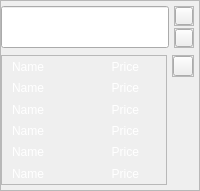
         <widget class="QFrame" name="box_1">
          <property name="frameShape">
           <enum>QFrame::StyledPanel</enum>
          </property>
          <property name="frameShadow">
           <enum>QFrame::Raised</enum>
          </property>
          <layout class="QVBoxLayout" name="verticalLayout_4" stretch="1,10">
           <property name="spacing">
            <number>7</number>
           </property>
           <property name="leftMargin">
            <number>0</number>
           </property>
           <property name="topMargin">
            <number>0</number>
           </property>
           <property name="rightMargin">
            <number>0</number>
           </property>
           <property name="bottomMargin">
            <number>0</number>
           </property>
           <item>
            <layout class="QHBoxLayout" name="horizontalLayout_1" stretch="11,1">
             <property name="spacing">
              <number>5</number>
             </property>
             <property name="topMargin">
              <number>5</number>
             </property>
             <item>
              <widget class="QLineEdit" name="input_1">
               <property name="sizePolicy">
                <sizepolicy hsizetype="Preferred" vsizetype="Preferred">
                 <horstretch>0</horstretch>
                 <verstretch>0</verstretch>
                </sizepolicy>
               </property>
               <property name="minimumSize">
                <size>
                 <width>0</width>
                 <height>0</height>
                </size>
               </property>
               <property name="maximumSize">
                <size>
                 <width>16777215</width>
                 <height>123123</height>
                </size>
               </property>
               <property name="contextMenuPolicy">
                <enum>Qt::DefaultContextMenu</enum>
               </property>
               <property name="styleSheet">
                <string notr="true">border-image: url(:/newPrefix/New/blank.gif);
color: rgb(255, 255, 255);
font: 63 16pt &quot;Lato SemiBold&quot;;</string>
               </property>
               <property name="alignment">
                <set>Qt::AlignCenter</set>
               </property>
              </widget>
             </item>
             <item>
              <layout class="QVBoxLayout" name="verticalLayout_3" stretch="1,1">
               <property name="spacing">
                <number>2</number>
               </property>
               <property name="rightMargin">
                <number>5</number>
               </property>
               <property name="bottomMargin">
                <number>0</number>
               </property>
               <item>
                <widget class="QFrame" name="gotolink_frame_1">
                 <property name="enabled">
                  <bool>true</bool>
                 </property>
                 <property name="sizePolicy">
                  <sizepolicy hsizetype="Preferred" vsizetype="Preferred">
                   <horstretch>0</horstretch>
                   <verstretch>0</verstretch>
                  </sizepolicy>
                 </property>
                 <property name="minimumSize">
                  <size>
                   <width>20</width>
                   <height>20</height>
                  </size>
                 </property>
                 <property name="maximumSize">
                  <size>
                   <width>123123</width>
                   <height>123123</height>
                  </size>
                 </property>
                 <property name="autoFillBackground">
                  <bool>false</bool>
                 </property>
                 <property name="styleSheet">
                  <string notr="true"/>
                 </property>
                 <property name="frameShape">
                  <enum>QFrame::StyledPanel</enum>
                 </property>
                 <property name="frameShadow">
                  <enum>QFrame::Raised</enum>
                 </property>
                 <layout class="QHBoxLayout" name="horizontalLayout_5">
                  <property name="spacing">
                   <number>0</number>
                  </property>
                  <property name="leftMargin">
                   <number>0</number>
                  </property>
                  <property name="topMargin">
                   <number>0</number>
                  </property>
                  <property name="rightMargin">
                   <number>0</number>
                  </property>
                  <property name="bottomMargin">
                   <number>0</number>
                  </property>
                  <item>
                   <widget class="QPushButton" name="gotolink_btn_1">
                    <property name="sizePolicy">
                     <sizepolicy hsizetype="Preferred" vsizetype="Preferred">
                      <horstretch>0</horstretch>
                      <verstretch>0</verstretch>
                     </sizepolicy>
                    </property>
                    <property name="styleSheet">
                     <string notr="true">image: url(:/newPrefix/gotolink.png);
border-image: url(:/newPrefix/New/blank.gif);
</string>
                    </property>
                    <property name="text">
                     <string/>
                    </property>
                   </widget>
                  </item>
                 </layout>
                </widget>
               </item>
               <item>
                <widget class="QFrame" name="search_frame_1">
                 <property name="minimumSize">
                  <size>
                   <width>20</width>
                   <height>20</height>
                  </size>
                 </property>
                 <property name="maximumSize">
                  <size>
                   <width>123123</width>
                   <height>123123</height>
                  </size>
                 </property>
                 <property name="sizeIncrement">
                  <size>
                   <width>0</width>
                   <height>0</height>
                  </size>
                 </property>
                 <property name="styleSheet">
                  <string notr="true"/>
                 </property>
                 <property name="frameShape">
                  <enum>QFrame::StyledPanel</enum>
                 </property>
                 <property name="frameShadow">
                  <enum>QFrame::Raised</enum>
                 </property>
                 <property name="lineWidth">
                  <number>1</number>
                 </property>
                 <layout class="QHBoxLayout" name="horizontalLayout_4" stretch="0">
                  <property name="spacing">
                   <number>0</number>
                  </property>
                  <property name="sizeConstraint">
                   <enum>QLayout::SetDefaultConstraint</enum>
                  </property>
                  <property name="leftMargin">
                   <number>0</number>
                  </property>
                  <property name="topMargin">
                   <number>0</number>
                  </property>
                  <property name="rightMargin">
                   <number>0</number>
                  </property>
                  <property name="bottomMargin">
                   <number>0</number>
                  </property>
                  <item>
                   <widget class="QPushButton" name="search_btn_1">
                    <property name="sizePolicy">
                     <sizepolicy hsizetype="Preferred" vsizetype="Preferred">
                      <horstretch>0</horstretch>
                      <verstretch>0</verstretch>
                     </sizepolicy>
                    </property>
                    <property name="maximumSize">
                     <size>
                      <width>123123</width>
                      <height>123123</height>
                     </size>
                    </property>
                    <property name="styleSheet">
                     <string notr="true">image: url(:/newPrefix/New/search_gif.gif);
border-image: url(:/newPrefix/New/blank.gif);
</string>
                    </property>
                    <property name="text">
                     <string/>
                    </property>
                    <property name="iconSize">
                     <size>
                      <width>16</width>
                      <height>16</height>
                     </size>
                    </property>
                    <property name="autoRepeat">
                     <bool>true</bool>
                    </property>
                   </widget>
                  </item>
                 </layout>
                </widget>
               </item>
              </layout>
             </item>
            </layout>
           </item>
           <item>
            <layout class="QHBoxLayout" name="horizontalLayout_2" stretch="11,0">
             <property name="spacing">
              <number>5</number>
             </property>
             <property name="bottomMargin">
              <number>5</number>
             </property>
             <item>
              <widget class="QFrame" name="details_frame_1">
               <property name="styleSheet">
                <string notr="true">font: 87 12pt &quot;Lato Black&quot;;
color: rgb(255, 255, 255);</string>
               </property>
               <property name="frameShape">
                <enum>QFrame::StyledPanel</enum>
               </property>
               <property name="frameShadow">
                <enum>QFrame::Raised</enum>
               </property>
               <layout class="QHBoxLayout" name="horizontalLayout_7" stretch="16,4,4">
                <property name="spacing">
                 <number>0</number>
                </property>
                <property name="leftMargin">
                 <number>0</number>
                </property>
                <property name="topMargin">
                 <number>0</number>
                </property>
                <property name="rightMargin">
                 <number>0</number>
                </property>
                <property name="bottomMargin">
                 <number>0</number>
                </property>
                <item>
                 <layout class="QVBoxLayout" name="verticalLayout_2">
                  <property name="spacing">
                   <number>0</number>
                  </property>
                  <property name="leftMargin">
                   <number>10</number>
                  </property>
                  <item>
                   <widget class="QLabel" name="name_1">
                    <property name="styleSheet">
                     <string notr="true">background: transparent;</string>
                    </property>
                    <property name="text">
                     <string>Name</string>
                    </property>
                   </widget>
                  </item>
                  <item>
                   <widget class="QLabel" name="name_2">
                    <property name="styleSheet">
                     <string notr="true">background: transparent;</string>
                    </property>
                    <property name="text">
                     <string>Name</string>
                    </property>
                   </widget>
                  </item>
                  <item>
                   <widget class="QLabel" name="name_3">
                    <property name="styleSheet">
                     <string notr="true">background: transparent;</string>
                    </property>
                    <property name="text">
                     <string>Name</string>
                    </property>
                   </widget>
                  </item>
                  <item>
                   <widget class="QLabel" name="name_4">
                    <property name="styleSheet">
                     <string notr="true">background: transparent;</string>
                    </property>
                    <property name="text">
                     <string>Name</string>
                    </property>
                   </widget>
                  </item>
                  <item>
                   <widget class="QLabel" name="name_5">
                    <property name="styleSheet">
                     <string notr="true">background: transparent;</string>
                    </property>
                    <property name="text">
                     <string>Name</string>
                    </property>
                   </widget>
                  </item>
                  <item>
                   <widget class="QLabel" name="name_6">
                    <property name="styleSheet">
                     <string notr="true">background: transparent;</string>
                    </property>
                    <property name="text">
                     <string>Name</string>
                    </property>
                   </widget>
                  </item>
                 </layout>
                </item>
                <item>
                 <layout class="QVBoxLayout" name="verticalLayout_6">
                  <property name="spacing">
                   <number>0</number>
                  </property>
                  <item>
                   <widget class="QLabel" name="price_1">
                    <property name="styleSheet">
                     <string notr="true">background: transparent;</string>
                    </property>
                    <property name="text">
                     <string>Price</string>
                    </property>
                    <property name="alignment">
                     <set>Qt::AlignRight|Qt::AlignTrailing|Qt::AlignVCenter</set>
                    </property>
                   </widget>
                  </item>
                  <item>
                   <widget class="QLabel" name="price_2">
                    <property name="styleSheet">
                     <string notr="true">background: transparent;</string>
                    </property>
                    <property name="text">
                     <string>Price</string>
                    </property>
                    <property name="alignment">
                     <set>Qt::AlignRight|Qt::AlignTrailing|Qt::AlignVCenter</set>
                    </property>
                   </widget>
                  </item>
                  <item>
                   <widget class="QLabel" name="price_3">
                    <property name="styleSheet">
                     <string notr="true">background: transparent;</string>
                    </property>
                    <property name="text">
                     <string>Price</string>
                    </property>
                    <property name="alignment">
                     <set>Qt::AlignRight|Qt::AlignTrailing|Qt::AlignVCenter</set>
                    </property>
                   </widget>
                  </item>
                  <item>
                   <widget class="QLabel" name="price_4">
                    <property name="styleSheet">
                     <string notr="true">background: transparent;</string>
                    </property>
                    <property name="text">
                     <string>Price</string>
                    </property>
                    <property name="alignment">
                     <set>Qt::AlignRight|Qt::AlignTrailing|Qt::AlignVCenter</set>
                    </property>
                   </widget>
                  </item>
                  <item>
                   <widget class="QLabel" name="price_5">
                    <property name="styleSheet">
                     <string notr="true">background: transparent;</string>
                    </property>
                    <property name="text">
                     <string>Price</string>
                    </property>
                    <property name="alignment">
                     <set>Qt::AlignRight|Qt::AlignTrailing|Qt::AlignVCenter</set>
                    </property>
                   </widget>
                  </item>
                  <item>
                   <widget class="QLabel" name="price_6">
                    <property name="styleSheet">
                     <string notr="true">background: transparent;</string>
                    </property>
                    <property name="text">
                     <string>Price</string>
                    </property>
                    <property name="alignment">
                     <set>Qt::AlignRight|Qt::AlignTrailing|Qt::AlignVCenter</set>
                    </property>
                   </widget>
                  </item>
                 </layout>
                </item>
                <item>
                 <layout class="QVBoxLayout" name="verticalLayout_7">
                  <property name="spacing">
                   <number>0</number>
                  </property>
                  <item>
                   <widget class="QLabel" name="plat_icon_1">
                    <property name="sizePolicy">
                     <sizepolicy hsizetype="Preferred" vsizetype="Preferred">
                      <horstretch>0</horstretch>
                      <verstretch>0</verstretch>
                     </sizepolicy>
                    </property>
                    <property name="minimumSize">
                     <size>
                      <width>20</width>
                      <height>20</height>
                     </size>
                    </property>
                    <property name="styleSheet">
                     <string notr="true">image: url(:/newPrefix/PlatIcon.png); background: transparent;</string>
                    </property>
                    <property name="text">
                     <string/>
                    </property>
                   </widget>
                  </item>
                  <item>
                   <widget class="QLabel" name="plat_icon_2">
                    <property name="sizePolicy">
                     <sizepolicy hsizetype="Preferred" vsizetype="Preferred">
                      <horstretch>0</horstretch>
                      <verstretch>0</verstretch>
                     </sizepolicy>
                    </property>
                    <property name="minimumSize">
                     <size>
                      <width>20</width>
                      <height>20</height>
                     </size>
                    </property>
                    <property name="styleSheet">
                     <string notr="true">image: url(:/newPrefix/PlatIcon.png); background: transparent;</string>
                    </property>
                    <property name="text">
                     <string/>
                    </property>
                   </widget>
                  </item>
                  <item>
                   <widget class="QLabel" name="plat_icon_3">
                    <property name="sizePolicy">
                     <sizepolicy hsizetype="Preferred" vsizetype="Preferred">
                      <horstretch>0</horstretch>
                      <verstretch>0</verstretch>
                     </sizepolicy>
                    </property>
                    <property name="minimumSize">
                     <size>
                      <width>20</width>
                      <height>20</height>
                     </size>
                    </property>
                    <property name="styleSheet">
                     <string notr="true">image: url(:/newPrefix/PlatIcon.png); background: transparent;</string>
                    </property>
                    <property name="text">
                     <string/>
                    </property>
                   </widget>
                  </item>
                  <item>
                   <widget class="QLabel" name="plat_icon_4">
                    <property name="sizePolicy">
                     <sizepolicy hsizetype="Preferred" vsizetype="Preferred">
                      <horstretch>0</horstretch>
                      <verstretch>0</verstretch>
                     </sizepolicy>
                    </property>
                    <property name="minimumSize">
                     <size>
                      <width>20</width>
                      <height>20</height>
                     </size>
                    </property>
                    <property name="styleSheet">
                     <string notr="true">image: url(:/newPrefix/PlatIcon.png); background: transparent;</string>
                    </property>
                    <property name="text">
                     <string/>
                    </property>
                   </widget>
                  </item>
                  <item>
                   <widget class="QLabel" name="plat_icon_5">
                    <property name="sizePolicy">
                     <sizepolicy hsizetype="Preferred" vsizetype="Preferred">
                      <horstretch>0</horstretch>
                      <verstretch>0</verstretch>
                     </sizepolicy>
                    </property>
                    <property name="minimumSize">
                     <size>
                      <width>20</width>
                      <height>20</height>
                     </size>
                    </property>
                    <property name="styleSheet">
                     <string notr="true">image: url(:/newPrefix/PlatIcon.png); background: transparent;</string>
                    </property>
                    <property name="text">
                     <string/>
                    </property>
                   </widget>
                  </item>
                  <item>
                   <widget class="QLabel" name="plat_icon_6">
                    <property name="sizePolicy">
                     <sizepolicy hsizetype="Preferred" vsizetype="Preferred">
                      <horstretch>0</horstretch>
                      <verstretch>0</verstretch>
                     </sizepolicy>
                    </property>
                    <property name="minimumSize">
                     <size>
                      <width>20</width>
                      <height>20</height>
                     </size>
                    </property>
                    <property name="styleSheet">
                     <string notr="true">image: url(:/newPrefix/PlatIcon.png); background: transparent;</string>
                    </property>
                    <property name="text">
                     <string/>
                    </property>
                   </widget>
                  </item>
                 </layout>
                </item>
               </layout>
              </widget>
             </item>
             <item>
              <layout class="QVBoxLayout" name="verticalLayout_74" stretch="1,5">
               <property name="spacing">
                <number>0</number>
               </property>
               <property name="topMargin">
                <number>0</number>
               </property>
               <property name="rightMargin">
                <number>5</number>
               </property>
               <item>
                <widget class="QFrame" name="order_frame_1">
                 <property name="minimumSize">
                  <size>
                   <width>0</width>
                   <height>0</height>
                  </size>
                 </property>
                 <property name="maximumSize">
                  <size>
                   <width>4044</width>
                   <height>4444</height>
                  </size>
                 </property>
                 <property name="sizeIncrement">
                  <size>
                   <width>0</width>
                   <height>0</height>
                  </size>
                 </property>
                 <property name="styleSheet">
                  <string notr="true"/>
                 </property>
                 <property name="frameShape">
                  <enum>QFrame::StyledPanel</enum>
                 </property>
                 <property name="frameShadow">
                  <enum>QFrame::Raised</enum>
                 </property>
                 <layout class="QVBoxLayout" name="verticalLayout_76">
                  <property name="spacing">
                   <number>0</number>
                  </property>
                  <property name="leftMargin">
                   <number>0</number>
                  </property>
                  <property name="topMargin">
                   <number>0</number>
                  </property>
                  <property name="rightMargin">
                   <number>0</number>
                  </property>
                  <property name="bottomMargin">
                   <number>0</number>
                  </property>
                  <item>
                   <widget class="QPushButton" name="order_btn_1">
                    <property name="sizePolicy">
                     <sizepolicy hsizetype="Preferred" vsizetype="Preferred">
                      <horstretch>0</horstretch>
                      <verstretch>0</verstretch>
                     </sizepolicy>
                    </property>
                    <property name="maximumSize">
                     <size>
                      <width>20</width>
                      <height>20</height>
                     </size>
                    </property>
                    <property name="styleSheet">
                     <string notr="true">image: url(:/newPrefix/New/coins.png);
border-image: url(:/newPrefix/New/blank.gif);
</string>
                    </property>
                    <property name="text">
                     <string/>
                    </property>
                    <property name="iconSize">
                     <size>
                      <width>16</width>
                      <height>16</height>
                     </size>
                    </property>
                    <property name="autoRepeat">
                     <bool>true</bool>
                    </property>
                   </widget>
                  </item>
                 </layout>
                </widget>
               </item>
               <item>
                <spacer name="verticalSpacer_4">
                 <property name="orientation">
                  <enum>Qt::Vertical</enum>
                 </property>
                 <property name="sizeType">
                  <enum>QSizePolicy::Preferred</enum>
                 </property>
                 <property name="sizeHint" stdset="0">
                  <size>
                   <width>1</width>
                   <height>1</height>
                  </size>
                 </property>
                </spacer>
               </item>
              </layout>
             </item>
            </layout>
           </item>
          </layout>
         </widget>
